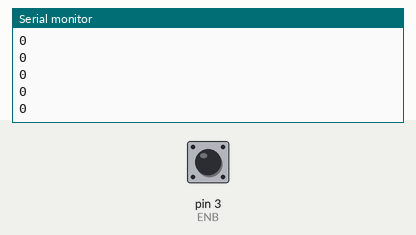
Recording of a sketch running on a simulated Arduino Uno, built with avr-gcc and run on an emulated ATmega328P. On the bench: the last lines printed to the serial monitor. The test bench sets the inputs (shaded band); at power-on: pin 3 (ENB) HIGH.

Above: at 1.2 s.
1.3 s: pin 3 (ENB) pulled LOW for 0.15 s
At 2.1 s:
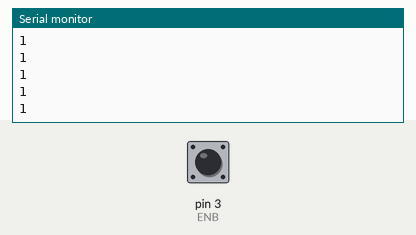
2.9 s: pin 3 (ENB) pulled LOW for 1 s
5.4 s: pin 3 (ENB) pulled LOW for 0.15 s
At 6.3 s:
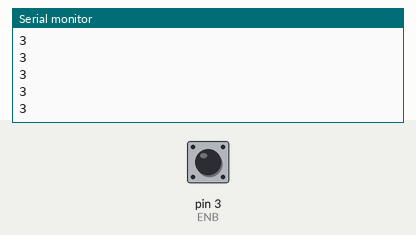
Timing chart, 0 to 7.8 s (numbered marks = the images above; inputs shaded):
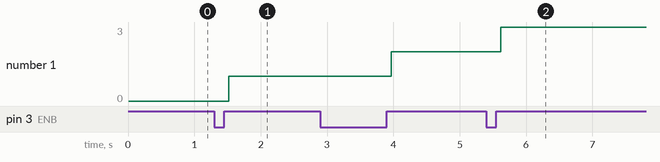

The sketch:

Lab9Ex2.ino
```cpp
#define ENA 2
#define ENB 3

int count = 0;

void setup()
{
  pinMode(ENB, INPUT_PULLUP);
  Serial.begin(9600);
  Serial.println("TestEncoder");

  attachInterrupt(digitalPinToInterrupt(ENB),
                  ISR_Ext, RISING);
}

void loop()
{
  Serial.println(count);
}

void ISR_Ext()
{
   count++;
}
```

Measured:
- after the input at 1.3 s, the serial monitor: prints a new line after 0.22 s (image 1)
- after the input at 5.4 s, the serial monitor: prints a new line after 0.22 s (image 2)
- plotted number 1: 0 → 1 after the input at 1.3 s, 1 → 2 after the input at 2.9 s, 2 → 3 after the input at 5.4 s
